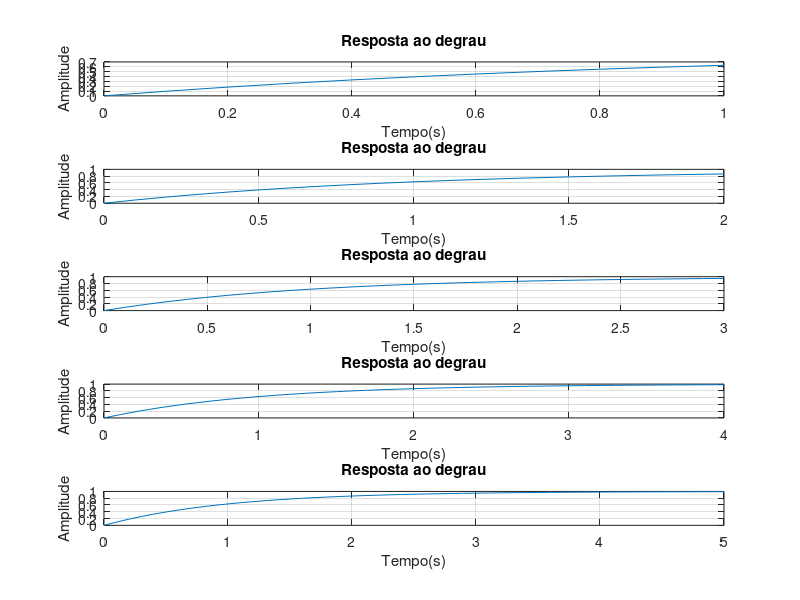

MATLAB code for this plot:
clc;
close all;
%Exercício 4 para C(s)
[Z,P,K] = tf2zp(1,[1 1])%Aqui é extraído o ganho da função de tranferência C(s).
Cs = tf(1,[1 1])%Aqui é declarado a função de tranferência C(s).
subplot(5,1,1);
t1 = [0:0.1:1]; %vetor t de tempo onde acontece o degrau.
y1= step(Cs,t1);%Para T
plot(t1,y1);xlabel('Tempo(s)');ylabel('Amplitude');title('Resposta ao degrau'); grid('on');
subplot(5,1,2);
t2 = [0:0.1:2]; %Para 2T
y2= step(Cs,t2);
plot(t2,y2);xlabel('Tempo(s)');ylabel('Amplitude');title('Resposta ao degrau'); grid('on');
subplot(5,1,3);
t3 = [0:0.1:3]; %Para 3T
y3= step(Cs,t3);
plot(t3,y3);xlabel('Tempo(s)');ylabel('Amplitude');title('Resposta ao degrau'); grid('on');
subplot(5,1,4);
t4 = [0:0.1:4]; %Para 4T
y4= step(Cs,t4);
plot(t4,y4);xlabel('Tempo(s)');ylabel('Amplitude');title('Resposta ao degrau'); grid('on');
subplot(5,1,5);
t5 = [0:0.1:5]; %Para 5T
y5= step(Cs,t5);
plot(t5,y5);xlabel('Tempo(s)');ylabel('Amplitude');title('Resposta ao degrau'); grid('on');